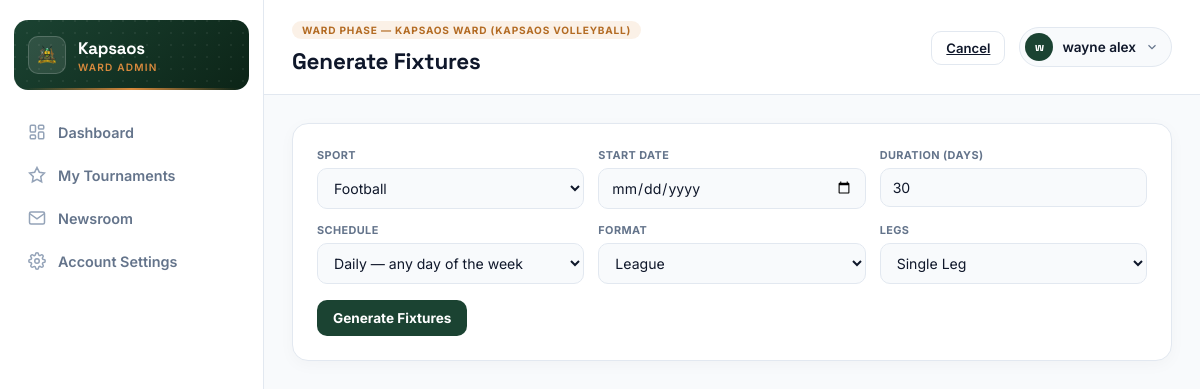
Page /accounts/ward/phases/8/generate-fixtures/?sport_id=1 (signed in) on the committed database.
### accounts/models.py (models this page shows, shortened)
class User(AbstractUser):
    class Role(models.TextChoices):
        SYSTEM_ADMIN = 'system_admin', 'System Admin'
        COUNTY_ICT_OFFICER = 'county_ict', 'County ICT Officer'
        SUB_COUNTY_ADMIN = 'sub_county_admin', 'Sub-County Admin'
        WARD_ADMIN = 'ward_admin', 'Ward Admin'
        TEAM_MANAGER = 'team_manager', 'Team Manager'
    role = models.CharField(max_length=20, choices=Role.choices)
    sub_county = models.ForeignKey(
        SubCounty, on_delete=models.PROTECT, null=True, blank=True, related_name='admins'
    )
    ward = models.ForeignKey(
        Ward, on_delete=models.PROTECT, null=True, blank=True, related_name='admins'
    )
    phone_number = models.CharField(max_length=20, blank=True)

class Ward(models.Model):
    sub_county = models.ForeignKey(SubCounty, on_delete=models.CASCADE, related_name='wards')
    name = models.CharField(max_length=100)
    created_at = models.DateTimeField(auto_now_add=True)
    class Meta:
        verbose_name_plural = "Wards"
        unique_together = ('sub_county', 'name')
        ordering = ['sub_county__name', 'name']

class Phase(models.Model):
    class Stage(models.TextChoices):
        WARD = 'ward', 'Ward Phase'
        SUB_COUNTY = 'sub_county', 'Sub-County Phase'
        COUNTY = 'county', 'County Phase'
        FINAL = 'final', 'Final Phase'
    class Status(models.TextChoices):
        UPCOMING = 'upcoming', 'Upcoming'
        ONGOING = 'ongoing', 'Ongoing'
        COMPLETED = 'completed', 'Completed'
    STAGE_ORDER = {
        Stage.WARD: 1,
        Stage.SUB_COUNTY: 2,
        Stage.COUNTY: 3,
        Stage.FINAL: 4,
    }
    tournament = models.ForeignKey(Tournament, on_delete=models.CASCADE, related_name='phases')
    stage = models.CharField(max_length=20, choices=Stage.choices)
    order = models.PositiveSmallIntegerField(editable=False, default=1)
    status = models.CharField(max_length=20, choices=Status.choices, default=Status.UPCOMING)
    ward = models.ForeignKey(
        Ward, on_delete=models.PROTECT, null=True, blank=True, related_name='phases'
    )
    sub_county = models.ForeignKey(
        SubCounty, on_delete=models.PROTECT, null=True, blank=True, related_name='phases'
    )
    start_date = models.DateField(null=True, blank=True)
    end_date = models.DateField(null=True, blank=True)
    created_by = models.ForeignKey(
        settings.AUTH_USER_MODEL, on_delete=models.SET_NULL, null=True,
        related_name='phases_created'
    )
    created_at = models.DateTimeField(auto_now_add=True)
    class Meta:
        unique_together = ('tournament', 'stage', 'ward', 'sub_county')
        ordering = ['tournament', 'order', 'ward__name', 'sub_county__name']
    @property
    def scope_label(self):
        if self.ward:
            return f"{self.ward.name} Ward"
        if self.sub_county:
            return f"{self.sub_county.name} Sub-County"
        if self.stage == self.Stage.FINAL:
            return "Final"
        return "County"
    def __str__(self):
        return f"{self.get_stage_display()} — {self.scope_label} ({self.tournament.name})"

class Tournament(models.Model):
    class Status(models.TextChoices):
        UPCOMING = 'upcoming', 'Upcoming'
        ONGOING = 'ongoing', 'Ongoing'
        COMPLETED = 'completed', 'Completed'
    name = models.CharField(max_length=150)
    season = models.CharField(max_length=20, help_text="e.g. '2026'")
    sports = models.ManyToManyField(Sport, related_name='tournaments')
    status = models.CharField(max_length=20, choices=Status.choices, default=Status.UPCOMING)
    ward = models.ForeignKey(
        Ward, on_delete=models.PROTECT, null=True, blank=True, related_name='Tournament'
    )
    sub_county = models.ForeignKey(
        SubCounty, on_delete=models.PROTECT, null=True, blank=True, related_name='Tournament'
    )
    start_date = models.DateField(null=True, blank=True)
    end_date = models.DateField(null=True, blank=True)
    created_by = models.ForeignKey(
        settings.AUTH_USER_MODEL, on_delete=models.SET_NULL, null=True,
        related_name='tournaments_created'
    )
    created_at = models.DateTimeField(auto_now_add=True)
    class Meta:
        ordering = ['-season', 'name']
        unique_together = ('name', 'season')

### accounts/views.py (the view)
# urls.py: path('ward/phases/<int:pk>/generate-fixtures/', views.WardGenerateFixturesView, name='ward_generate_fixtures'),
@ward_admin_required
@login_required
def WardGenerateFixturesView(request, pk):
    ward = request.user.ward
    phase = get_object_or_404(Phase, pk=pk, ward=ward, stage=Phase.Stage.WARD)
    if request.method == 'POST':
        form = FixtureGenerationForm(request.POST)
        if form.is_valid():
            data = form.cleaned_data
            sport = data['sport']
            phase_sport, _ = PhaseSport.objects.get_or_create(
                phase=phase,
                sport=sport,
                defaults={'fixture_format': data['format'], 'legs': data.get('legs', 1)},
            )
            phase_sport.fixture_format = data['format']
            phase_sport.legs = data.get('legs', 1)
            phase_sport.save(update_fields=['fixture_format', 'legs'])
            try:
                generator = FixtureGenerator(phase_sport, config={
                    'start_date': data.get('start_date') and data['start_date'].isoformat(),
                    'duration': data.get('duration'),
                    'schedule_type': data.get('schedule_type', 'daily'),
                    'groups': data.get('groups', 2),
                    'max_matches_per_day': data.get('max_matches_per_day') or None,
                })
                generator.generate()
                log_audit_action(request.user, AuditLog.Action.GENERATE_FIXTURES, phase_sport, request=request)
                phase_sport.fixtures_generated = True
                phase_sport.save(update_fields=['fixtures_generated'])
                messages.success(request, f'Fixtures for {phase_sport.sport.name} generated successfully.')
            except ValidationError as e:
                messages.error(request, str(e))
            return redirect(f"{reverse('ward_tournament')}?phase_id={phase.pk}")
    else:
        initial = {}
        sport_id = request.GET.get('sport_id')
        if sport_id:
            initial['sport'] = sport_id
        form = FixtureGenerationForm(initial=initial)
        form.fields['sport'].queryset = phase.tournament.sports.filter(is_active=True)
    return render(request, 'ward/wardadmin_generate_fixture.html', {'form': form, 'phase': phase})

### accounts/models.py (called while the page is built)
    def __str__(self):
        return self.name

### accounts/templates/ward/wardadmin_generate_fixture.html (shortened to what this page needs)
{% extends "ward/wardadmin_base.html" %}
{% block page_eyebrow %}{{ phase }}{% endblock %}
{% block page_title %}Generate Fixtures{% endblock %}
{% block header_actions %}
<a href="{% url 'phase_detail' phase.pk %}" class="btn-ghost">Cancel</a>
{% endblock %}
{% block content %}
<form method="post" class="group" style="padding:24px;">
    <div class="form-grid-columns">
        <div class="form-field-box"><label>Sport</label>{{ form.sport }}</div>
        <div class="form-field-box"><label>Start Date</label>{{ form.start_date }}</div>
        <div class="form-field-box"><label>Duration (Days)</label>{{ form.duration }}</div>
        <div class="form-field-box"><label>Schedule</label>{{ form.schedule_type }}</div>
        <div class="form-field-box"><label>Format</label>{{ form.format }}</div>
        <div class="form-field-box"><label>Legs</label>{{ form.legs }}</div>
    </div>
    <button type="submit" class="btn-primary">Generate Fixtures</button>
</form>
{% endblock %}

### accounts/templates/ward/wardadmin_base.html (shortened to what this page needs)
{% load static %}
<!DOCTYPE html>
<html lang="en">
<head>
</head>
<body>
<div class="dashboard-wrapper">
    <aside class="sidebar" id="sidebar">
        <div class="sidebar-brand">
            <div class="sidebar-crest"><img src="{% static 'UG_LOGO.png' %}" alt="Logo"></div>
            <div class="sidebar-title">
                <h1>{{ request.user.ward.name }}</h1>
                <p>Ward Admin</p>
            </div>
        </div>
        <nav>
            <ul class="nav-menu">
                <li><a href="{% url 'ward_dashboard' %}" class="nav-item {% if active_nav == 'dashboard' %}active{% endif %}">
                    <svg viewBox="0 0 24 24"><rect x="3" y="3" width="7" height="9" rx="1.5"/><rect x="14" y="3" width="7" height="5" rx="1.5"/><rect x="14" y="12" width="7" height="9" rx="1.5"/><rect x="3" y="16" width="7" height="5" rx="1.5"/></svg>
                    Dashboard
                </a></li>
                <li><a href="{% url 'ward_tournament' %}" class="nav-item {% if active_nav == 'tournament' %}active{% endif %}">
                    <svg viewBox="0 0 24 24"><path d="M12 2l3.09 6.26L22 9.27l-5 4.87 1.18 6.88L12 17.77l-6.18 3.25L7 14.14 2 9.27l6.91-1.01L12 2z"/></svg>
                    My Tournaments
                </a></li>
                <li><a href="{% url 'ward_newsroom' %}" class="nav-item {% if active_nav == 'news' %}active{% endif %}">
                    <svg viewBox="0 0 24 24"><path d="M4 4h16c1.1 0 2 .9 2 2v12c0 1.1-.9 2-2 2H4c-1.1 0-2-.9-2-2V6c0-1.1.9-2 2-2z"/><polyline points="22,6 12,13 2,6"/></svg>
                    Newsroom
                </a></li>
                <li><a href="{% url 'ward_account_settings' %}" class="nav-item {% if active_nav == 'settings' %}active{% endif %}">
                    Account Settings
                </a></li>
            </ul>
        </nav>
    </aside>
    <main class="main-viewport">
        <header class="top-header-bar">
            <div>
                <div class="eyebrow">{% block page_eyebrow %}Overview{% endblock %}</div>
                <h2>{% block page_title %}Dashboard{% endblock %}</h2>
            </div>
            <div class="header-right">
                <div>{% block header_actions %}{% endblock %}</div>
                <div class="user-pill">
                    <button class="user-pill-trigger" onclick="toggleUserDropdown()">
                        <span class="user-avatar">{{ request.user.first_name|slice:":1"|default:"W" }}</span>
                        <span class="user-label">{{ request.user.get_full_name|default:request.user.username }}</span>
                        <svg viewBox="0 0 24 24" fill="none" stroke-width="2"><polyline points="6 9 12 15 18 9"/></svg>
                    </button>
                </div>
            </div>
        </header>
       <div class="content-area">
            {% block content %}{% endblock %}
        </div>
    </main>
</div>
</body>
</html>

### rows in the picture
User: user.ward.name "Kapsaos", user.first_name "w", user.get_full_name "wayne alex"
Phase: stage+ward+tournament "WARD PHASE — KAPSAOS WARD (KAPSAOS VOLLEYBALL)"
